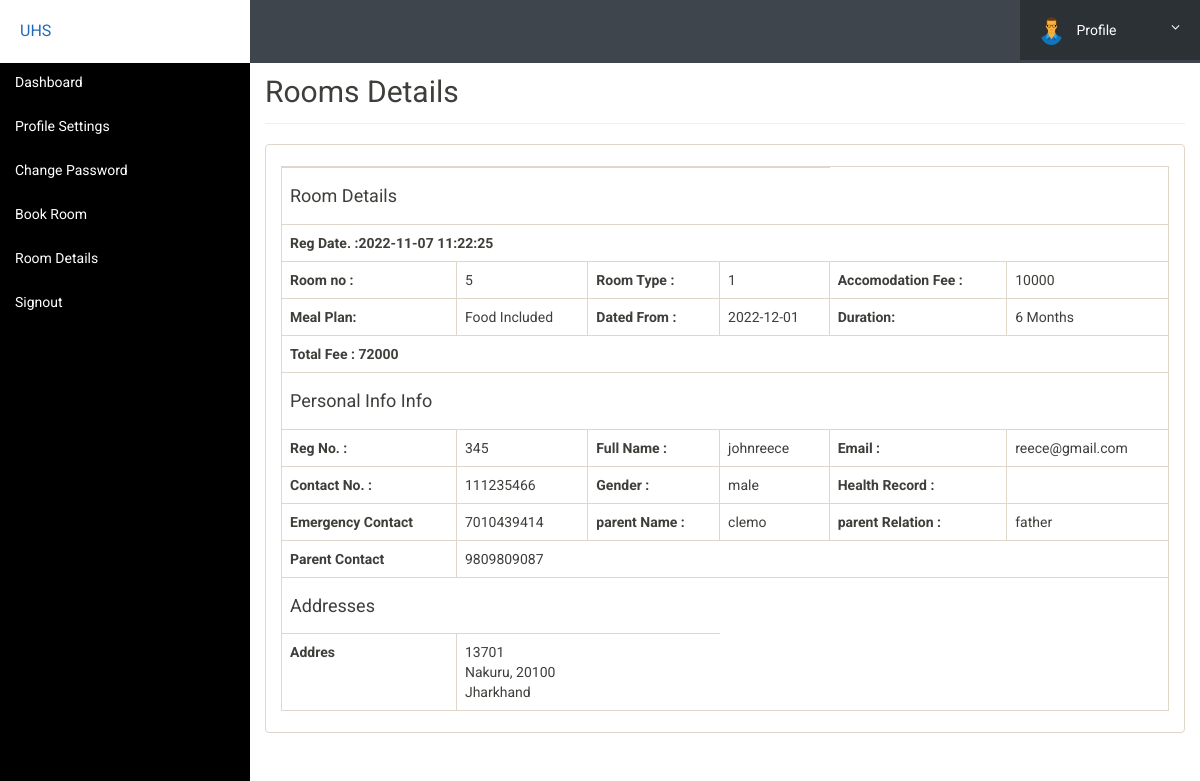
/room-details.php (signed in), run on the app's committed database.
### tables this page shows
CREATE TABLE `registration` (
  `id` int(11) NOT NULL,
  `roomno` int(11) NOT NULL,
  `room_type` varchar(11) NOT NULL,
  `fees` int(11) NOT NULL,
  `mealplan` int(11) NOT NULL,
  `datefrom` date NOT NULL,
  `duration` int(11) NOT NULL,
  `admission_decision` varchar(500) NOT NULL,
  `regno` int(11) NOT NULL,
  `firstName` varchar(500) NOT NULL,
  `lastName` varchar(500) NOT NULL,
  `gender` varchar(250) NOT NULL,
  `contactno` bigint(11) NOT NULL,
  `emailaddr` varchar(500) NOT NULL,
  `econtactno` bigint(11) NOT NULL,
  `parent` varchar(500) NOT NULL,
  `prelation` varchar(500) NOT NULL,
  `pcontact` bigint(11) NOT NULL,
  `addr` varchar(500) NOT NULL,
  `city` varchar(500) NOT NULL,
  `state` varchar(500) NOT NULL,
  `postcode` int(11) NOT NULL,
  `health_record` varchar(500) DEFAULT NULL,
  `postingDate` timestamp NOT NULL DEFAULT current_timestamp(),
  `updationDate` varchar(500) NOT NULL
);

### room-details.php (the view, shortened to what this page needs)
<?php
include('includes/config.php');
?>
<!doctype html>
<html lang="en" class="no-js">
    <head>
        <?php include("includes/head.php") ?>
    </head>
    <body>
        <?php include('includes/header.php'); ?>
        <div class="ts-main-content">
            <?php include('includes/sidebar.php'); ?>
            <div class="content-wrapper">
                <div class="container-fluid">
                    <div class="row">
                        <div class="col-md-12">
                            <h2 class="page-title">Rooms Details</h2>
                            <div class="panel panel-default">
                                <div class="panel-body">
                                    <table id="zctb" class="table table-bordered " cellspacing="0" width="100%">
                                        <tbody>
                                            <?php
                                            $aid = $_SESSION['login'];
                                            $ret = "select * from registration where emailaddr=?";
                                            $stmt = $mysqli->prepare($ret);
                                            $stmt->bind_param('s', $aid);
                                            $stmt->execute();
                                            $res = $stmt->get_result();
                                            while ($row = $res->fetch_object()) {
                                            ?>
                                            <tr>
                                                <td colspan="4">
                                                    <h4>Room Details</h4>
                                                </td>
                                            </tr>
                                            <tr>
                                                <td colspan="6"><b>Reg Date. :<?php echo $row->postingDate; ?></b></td>
                                            </tr>
                                            <tr>
                                                <td><b>Room no :</b></td>
                                                <td><?php echo $row->roomno; ?></td>
                                                <td><b>Room Type :</b></td>
                                                <td><?php echo $row->room_type; ?></td>
                                                <td><b>Accomodation Fee :</b></td>
                                                <td><?php echo $fpm = $row->fees; ?></td>
                                            </tr>
                                            <tr>
                                                <td><b>Meal Plan:</b></td>
                                                <td>
                                                    <?php if ($row->mealplan == 0) {
                                                    echo "Food Excluded";
                                                } else {
                                                    echo "Food Included";
                                                }
                                                ; ?></td>
                                                <td><b>Dated From :</b></td>
                                                <td><?php echo $row->datefrom; ?></td>
                                                <td><b>Duration:</b></td>
                                                <td><?php echo $dr = $row->duration; ?> Months</td>
                                            </tr>
                                            <tr>
                                                <td colspan="6"><b>Total Fee :
                                                        <?php if ($row->mealplan == 1) {
                                                    $fd = 2000;
                                                    echo (($dr * $fpm) +( $fd*$dr));
                                                } else {
                                                    echo $dr * $fpm;
                                                }
                                                        ?></b></td>
                                            </tr>
                                            <tr>
                                                <td colspan="6">
                                                    <h4>Personal Info Info</h4>
                                                </td>
                                            </tr>
                                            <tr>
                                                <td><b>Reg No. :</b></td>
                                                <td><?php echo $row->regno; ?></td>
                                                <td><b>Full Name :</b></td>
                                                <td><?php echo $row->firstName; ?><?php echo $row->lastName; ?>
                                                </td>
                                                <td><b>Email :</b></td>
                                                <td><?php echo $row->emailaddr; ?></td>
                                            </tr>
                                            <tr>
                                                <td><b>Contact No. :</b></td>
                                                <td><?php echo $row->contactno; ?></td>
                                                <td><b>Gender :</b></td>
                                                <td><?php echo $row->gender; ?></td>
                                                <td><b>Health Record :</b></td>
                                                <td><?php echo $row->health_record; ?></td>
                                            </tr>
                                            <tr>
                                                <td><b>Emergency Contact</b></td>
                                                <td><?php echo $row->econtactno; ?></td>
                                                <td><b>parent Name :</b></td>
                                                <td><?php echo $row->parent; ?></td>
                                                <td><b>parent Relation :</b></td>
                                                <td><?php echo $row->prelation; ?></td>
                                            </tr>
                                            <tr>
                                                <td><b>Parent Contact</b></td>
                                                <td colspan="6"><?php echo $row->pcontact; ?></td>
                                            </tr>
                                            <tr>
                                                <td colspan="6">
                                                    <h4>Addresses</h4>
                                                </td>
                                            </tr>
                                            <tr>
                                                <td><b>Addres</b></td>
                                                <td colspan="2">
                                                    <?php echo $row->addr; ?><br />
                                                    <?php echo $row->city; ?>,
                                                    <?php echo $row->postcode; ?><br />
                                                    <?php echo $row->state; ?>
                                                </td>
                                            </tr>
                                            <?php
                                            } ?>
                                        </tbody>
                                    </table>
                                </div>
                            </div>
                        </div>
                    </div>
                </div>
            </div>
        </div>
    </body>
</html>

### css/style.css (style rules this page uses)
html { font-size: 14px; }
@media only screen and (min-width: 480px) { html { font-size: 17px; } }
@media only screen and (min-width: 768px) { html { font-size: 14px; } }
body { font-size: 1em; }
.panel { overflow: hidden; }
.page-title { padding-bottom: 15px; margin-bottom: 20px; border-bottom: 1px solid #f0f0f0; }
.ts-main-content .content-wrapper { padding-top: 15px; margin-top: 20px; }
@media only screen and (min-width: 992px) { .ts-main-content .content-wrapper { margin-left: 250px; } }

### data on the page
registration: postingDate "2022-11-07 11:22:25", roomno "5", room_type "1", fees "10000", shows "Food Included", datefrom "2022-12-01", duration "6", ($dr * $fpm) +( $fd*$dr) "72000", regno "345", firstName "john", lastName "reece", emailaddr "reece@gmail.com", contactno "111235466", gender "male", econtactno "7010439414", parent "clemo", prelation "father", pcontact "9809809087", addr "13701", city "Nakuru", postcode "20100", state "Jharkhand"
